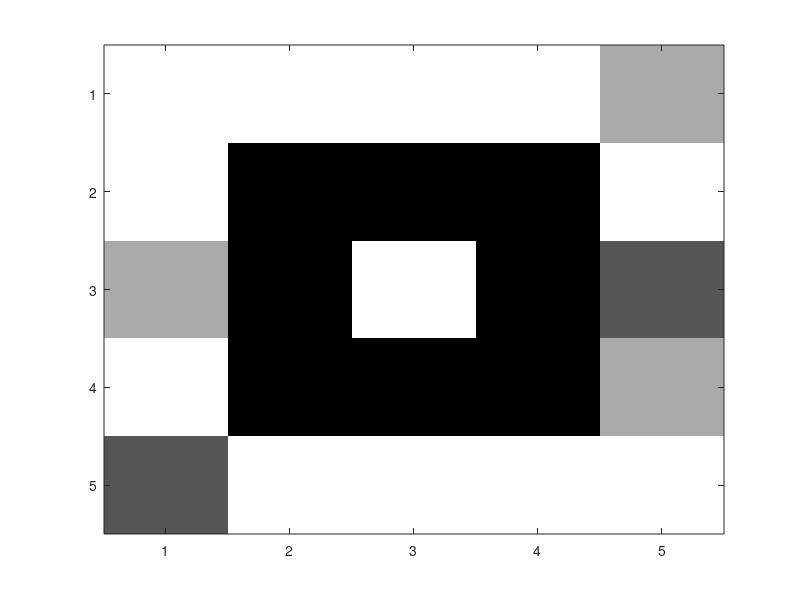
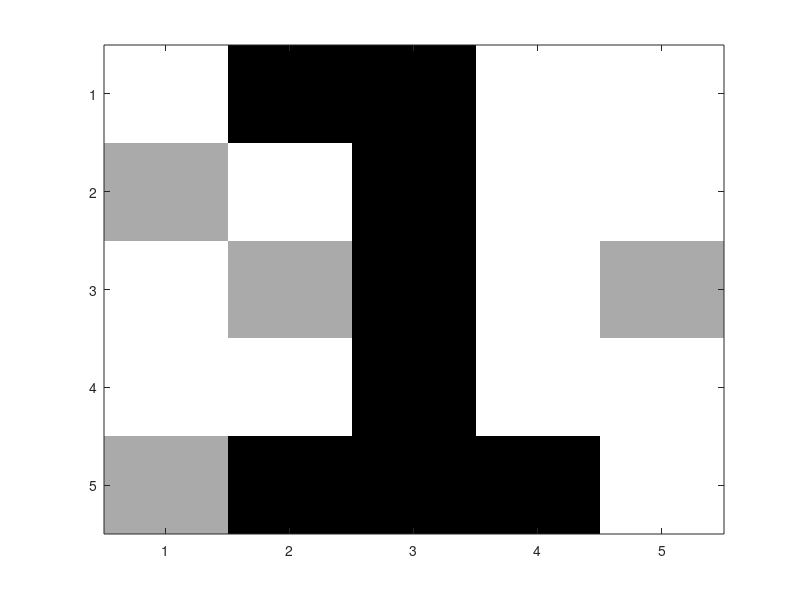

Recreate these plots in MATLAB, in order.


A = [0 0 0 0 1; 0 3 3 3 0; 1 3 0 3 2; 0 3 3 3 1; 2 0 0 0 0 ] 
B = [0 3 3 0 0; 1 0 3 0 0; 0 1 3 0 1; 0 0 3 0 0; 1 3 3 3 0 ]

figure(1);
imagesc(A)
colormap(flipud(gray))

figure(2);
imagesc(B)
colormap(flipud(gray))